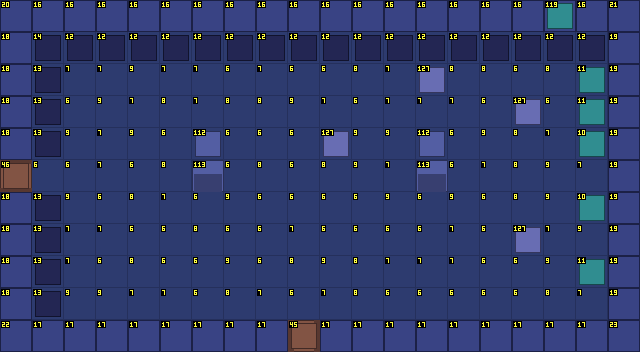

Below is a game level as drawn by its tile map, then a one-line description and the .tmx file that defines it, in full:
An orthogonal 20x11 tile map with 32x32 px tiles, 4 tile layers (Sol, Decor, Murs, Dessus) and 14 objects (4x Ennemi, 2x Sortie, 2x Porte, 2x Spawn, 2x Torche, ...).

<map version="1.10" tiledversion="1.12.2" orientation="orthogonal" renderorder="right-down" width="20" height="11" tilewidth="32" tileheight="32" infinite="0" nextlayerid="6" nextobjectid="15">
 <properties>
  <property name="carte_x" type="int" value="2" />
  <property name="carte_y" type="int" value="3" />
  <property name="etage" value="sous_sol" />
  <property name="obscurite" value="penombre" />
 </properties>
 <tileset firstgid="1" source="../tilesets/sanctuaire_crypte.tsx" />
 <layer id="1" name="Sol" width="20" height="11">
  <data encoding="csv">
7,7,7,7,7,10,8,7,7,7,7,10,7,10,10,7,7,7,8,10,
8,7,8,8,7,9,10,9,10,10,10,8,7,8,7,7,10,10,9,9,
8,10,8,8,10,8,8,7,8,7,7,9,8,7,9,9,7,9,10,7,
8,9,7,10,8,9,8,9,9,10,8,7,8,8,8,7,7,7,7,7,
8,9,10,8,10,7,10,7,7,7,7,10,10,7,7,10,9,8,7,7,
7,7,7,8,7,9,8,7,9,7,9,10,8,7,7,8,9,10,8,10,
9,8,10,7,9,8,7,10,7,7,7,7,10,7,10,7,9,10,7,7,
7,7,8,8,7,7,9,7,7,8,7,7,7,7,8,7,8,8,10,7,
7,8,8,7,9,7,7,10,7,9,10,9,8,8,8,7,7,10,7,9,
9,7,10,10,8,8,7,9,8,7,8,9,7,7,7,7,7,9,8,10,
9,9,7,7,8,10,10,8,7,7,9,7,10,7,7,7,7,7,7,8
</data>
 </layer>
 <layer id="2" name="Decor" width="20" height="11">
  <data encoding="csv">
0,0,0,0,0,0,0,0,0,0,0,0,0,0,0,0,0,0,0,0,
0,15,13,13,13,13,13,13,13,13,13,13,13,13,13,13,13,13,13,0,
0,14,0,0,0,0,0,0,0,0,0,0,0,128,0,0,0,0,12,0,
0,14,0,0,0,0,0,0,0,0,0,0,0,0,0,0,128,0,12,0,
0,14,0,0,0,0,0,0,0,0,128,0,0,0,0,0,0,0,11,0,
0,0,0,0,0,0,0,0,0,0,0,0,0,0,0,0,0,0,0,0,
0,14,0,0,0,0,0,0,0,0,0,0,0,0,0,0,0,0,11,0,
0,14,0,0,0,0,0,0,0,0,0,0,0,0,0,0,128,0,0,0,
0,14,0,0,0,0,0,0,0,0,0,0,0,0,0,0,0,0,12,0,
0,14,0,0,0,0,0,0,0,0,0,0,0,0,0,0,0,0,0,0,
0,0,0,0,0,0,0,0,0,0,0,0,0,0,0,0,0,0,0,0
</data>
 </layer>
 <layer id="3" name="Murs" width="20" height="11">
  <data encoding="csv">
21,17,17,17,17,17,17,17,17,17,17,17,17,17,17,17,17,17,17,22,
19,0,0,0,0,0,0,0,0,0,0,0,0,0,0,0,0,0,0,20,
19,0,0,0,0,0,0,0,0,0,0,0,0,0,0,0,0,0,0,20,
19,0,0,0,0,0,0,0,0,0,0,0,0,0,0,0,0,0,0,20,
19,0,0,0,0,0,0,0,0,0,0,0,0,0,0,0,0,0,0,20,
43,0,0,0,0,0,114,0,0,0,0,0,0,114,0,0,0,0,0,20,
19,0,0,0,0,0,0,0,0,0,0,0,0,0,0,0,0,0,0,20,
19,0,0,0,0,0,0,0,0,0,0,0,0,0,0,0,0,0,0,20,
19,0,0,0,0,0,0,0,0,0,0,0,0,0,0,0,0,0,0,20,
19,0,0,0,0,0,0,0,0,0,0,0,0,0,0,0,0,0,0,20,
23,18,18,18,18,18,18,18,18,42,18,18,18,18,18,18,18,18,18,24
</data>
 </layer>
 <objectgroup id="4" name="Objets">
  <object id="1" type="Sortie" x="288" y="320" width="32" height="32">
   <properties>
    <property name="cible_carte" value="res://scenes/rooms/donjon3_salle_11_room.tscn" />
    <property name="cible_spawn" value="depuis_nord" />
    <property name="godot_node_type" value="area" />
   </properties>
  </object>
  <object id="2" type="Porte" x="288" y="320" width="32" height="32">
   <properties>
    <property name="id" value="donjon3_porte_09" />
    <property name="type" value="interrupteur" />
   </properties>
  </object>
  <object id="3" type="Sortie" x="0" y="160" width="32" height="32">
   <properties>
    <property name="cible_carte" value="res://scenes/rooms/donjon3_salle_09_room.tscn" />
    <property name="cible_spawn" value="depuis_est" />
    <property name="godot_node_type" value="area" />
   </properties>
  </object>
  <object id="4" type="Porte" x="0" y="160" width="32" height="32">
   <properties>
    <property name="id" value="donjon3_porte_10" />
    <property name="type" value="interrupteur" />
   </properties>
  </object>
  <object id="5" type="Spawn" x="304" y="272">
   <properties>
    <property name="id" value="depuis_sud" />
   </properties>
   <point />
  </object>
  <object id="6" type="Spawn" x="80" y="176">
   <properties>
    <property name="id" value="depuis_ouest" />
   </properties>
   <point />
  </object>
  <object id="7" type="Coffre" x="304" y="80">
   <properties>
    <property name="id" value="donjon3_coffre_06" />
    <property name="contenu" value="grande_cle" />
    <property name="important" type="bool" value="true" />
   </properties>
   <point />
  </object>
  <object id="8" type="Torche" x="240" y="112">
   <properties>
    <property name="id" value="donjon3_brasero_16" />
    <property name="etat" value="allumee" />
    <property name="permanente" type="bool" value="true" />
   </properties>
   <point />
  </object>
  <object id="9" type="Torche" x="400" y="112">
   <properties>
    <property name="id" value="donjon3_brasero_17" />
    <property name="etat" value="allumee" />
    <property name="permanente" type="bool" value="true" />
   </properties>
   <point />
  </object>
  <object id="10" type="Interrupteur" x="80" y="272">
   <properties>
    <property name="id" value="donjon3_interrupteur_05" />
    <property name="cible" value="donjon3_porte_10" />
    <property name="mode" value="epee" />
   </properties>
   <point />
  </object>
  <object id="11" type="Ennemi" x="176" y="112">
   <properties>
    <property name="type" value="crabe_armure" />
    <property name="variante" value="normal" />
   </properties>
   <point />
  </object>
  <object id="12" type="Ennemi" x="496" y="112">
   <properties>
    <property name="type" value="crabe_armure" />
    <property name="variante" value="normal" />
   </properties>
   <point />
  </object>
  <object id="13" type="Ennemi" x="176" y="272">
   <properties>
    <property name="type" value="ombre_noyee" />
    <property name="variante" value="normal" />
   </properties>
   <point />
  </object>
  <object id="14" type="Ennemi" x="464" y="272">
   <properties>
    <property name="type" value="ombre_noyee" />
    <property name="variante" value="normal" />
   </properties>
   <point />
  </object>
 </objectgroup>
 <layer id="5" name="Dessus" width="20" height="11">
  <data encoding="csv">
0,0,0,0,0,0,0,0,0,0,0,0,0,0,0,0,0,120,0,0,
0,0,0,0,0,0,0,0,0,0,0,0,0,0,0,0,0,0,0,0,
0,0,0,0,0,0,0,0,0,0,0,0,0,0,0,0,0,0,0,0,
0,0,0,0,0,0,0,0,0,0,0,0,0,0,0,0,0,0,0,0,
0,0,0,0,0,0,113,0,0,0,0,0,0,113,0,0,0,0,0,0,
47,0,0,0,0,0,0,0,0,0,0,0,0,0,0,0,0,0,0,0,
0,0,0,0,0,0,0,0,0,0,0,0,0,0,0,0,0,0,0,0,
0,0,0,0,0,0,0,0,0,0,0,0,0,0,0,0,0,0,0,0,
0,0,0,0,0,0,0,0,0,0,0,0,0,0,0,0,0,0,0,0,
0,0,0,0,0,0,0,0,0,0,0,0,0,0,0,0,0,0,0,0,
0,0,0,0,0,0,0,0,0,46,0,0,0,0,0,0,0,0,0,0
</data>
 </layer>
</map>
